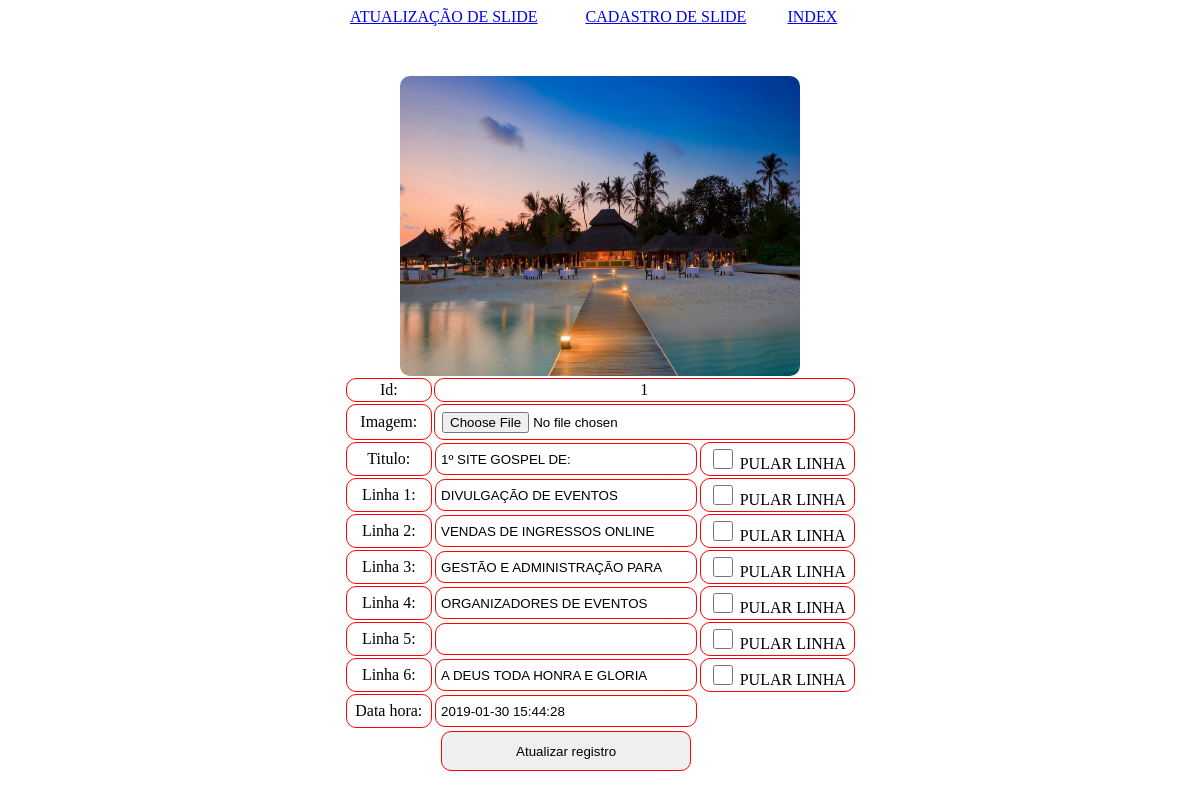
Screenshot of /slide1.php?recordID=1 with the database file from the repository.
### tables this page shows
CREATE TABLE `slaid_1` (
  `id` int(11) NOT NULL,
  `img` text NOT NULL,
  `titulo` text,
  `linha_1` text,
  `linha_2` text,
  `linha_3` text,
  `linha_4` text,
  `linha_5` text,
  `linha_6` text,
  `linha_7` text,
  `data_hora` timestamp NOT NULL DEFAULT CURRENT_TIMESTAMP
);

### slide1.php (the view, shortened to what this page needs)
<?php require_once('Connections/conexao.php'); ?><?php
if (!function_exists("GetSQLValueString")) {
function GetSQLValueString($theValue, $theType, $theDefinedValue = "", $theNotDefinedValue = "")
{
  $theValue = function_exists("mysql_real_escape_string") ? mysql_real_escape_string($theValue) : mysql_escape_string($theValue);
  switch ($theType) {
    case "long":
    case "int":
      $theValue = ($theValue != "") ? intval($theValue) : "NULL";
      break;
  }
  return $theValue;
}
}
$editFormAction = $_SERVER['PHP_SELF'];
if (isset($_SERVER['QUERY_STRING'])) {
  $editFormAction .= "?" . htmlentities($_SERVER['QUERY_STRING']);
}
$maxRows_DetailRS1 = 10;
$pageNum_DetailRS1 = 0;
$startRow_DetailRS1 = $pageNum_DetailRS1 * $maxRows_DetailRS1;
$colname_DetailRS1 = "-1";
if (isset($_GET['recordID'])) {
  $colname_DetailRS1 = $_GET['recordID'];
}
$query_DetailRS1 = sprintf("SELECT * FROM slaid_1 WHERE id = %s ORDER BY id DESC", GetSQLValueString($colname_DetailRS1, "int"));
$query_limit_DetailRS1 = sprintf("%s LIMIT %d, %d", $query_DetailRS1, $startRow_DetailRS1, $maxRows_DetailRS1);
$DetailRS1 = mysql_query($query_limit_DetailRS1, $conexao) or die(mysql_error());
$row_DetailRS1 = mysql_fetch_assoc($DetailRS1);
$maxRows_DetailRS2 = 5;
$pageNum_DetailRS2 = 0;
$startRow_DetailRS2 = $pageNum_DetailRS2 * $maxRows_DetailRS2;
$colname_DetailRS2 = "-1";
if (isset($_GET['recordID'])) {
  $colname_DetailRS2 = $_GET['recordID'];
}
$query_DetailRS2 = sprintf("SELECT * FROM slaid_1 WHERE id = %s ORDER BY id DESC", GetSQLValueString($colname_DetailRS2, "int"));
$query_limit_DetailRS2 = sprintf("%s LIMIT %d, %d", $query_DetailRS2, $startRow_DetailRS2, $maxRows_DetailRS2);
$DetailRS2 = mysql_query($query_limit_DetailRS2, $conexao) or die(mysql_error());
?><!DOCTYPE html PUBLIC "-//W3C//DTD XHTML 1.0 Transitional//EN" "http://www.w3.org/TR/xhtml1/DTD/xhtml1-transitional.dtd">
<html xmlns="http://www.w3.org/1999/xhtml">
<head>
</head>
<body>
<table width="500" border="0" align="center" cellpadding="0" cellspacing="0">
  <tr>
    <td><a href="lista_de_islides.php">ATUALIZAÇÃO DE SLIDE</a></td>
    <td><a href="indexCONFIG.php">CADASTRO DE SLIDE</a></td>
    <td><a href="index.PHP">INDEX</a></td>
  </tr>
</table>
<p>&nbsp;</p>
<table width="50%" border="0" align="center" cellpadding="0" cellspacing="0">
  <tr>
    <td align="center"><img src="Fotos/<?php echo $row_DetailRS1['img']; ?>" width="400" height="300" /></td>
  </tr>
</table>
<form action="<?php echo $editFormAction; ?>" method="post" name="form1" id="form1" enctype="multipart/form-data">
  <table width="513" align="center">
    <tr valign="baseline">
      <td width="100"  align="center" valign="middle" nowrap="nowrap" class="td">Id:</td>
      <td colspan="2" align="center" valign="middle"  class="td"><?php echo $row_DetailRS1['id']; ?></td>
    </tr>
    <tr valign="baseline">
      <td width="100" align="center" valign="middle" nowrap="nowrap" class="td">Imagem:</td>
      <td colspan="2" class="td" align="left" valign="middle"><input type="FILE" class="vasio" name="img" value="<?php echo htmlentities($row_DetailRS1['img'], ENT_COMPAT, 'utf-8'); ?>" size="32" /></td>
    </tr>
    <tr valign="baseline">
      <td width="100" align="center" valign="middle" nowrap="nowrap" class="td">Titulo:</td>
      <td width="250" align="center" valign="middle"><input type="text" id="resultado1" name="titulo" value="<?php echo htmlentities($row_DetailRS1['titulo'], ENT_COMPAT, 'utf-8'); ?>" size="32" /></td>
      <td class="td" width="250" align="center" valign="middle"><input class="ck" onclick="add1(value)" type="checkbox" value="&nbsp;" />
            PULAR LINHA </td>
    </tr>
    <tr valign="baseline">
      <td width="100" align="center" valign="middle" nowrap="nowrap"  class="td">Linha 1:</td>
      <td width="250" align="center" valign="middle"><input id="resultado2" type="text" name="linha_1" value="<?php echo htmlentities($row_DetailRS1['linha_1'], ENT_COMPAT, 'utf-8'); ?>" size="32" /></td>
      <td class="td"  width="250" align="center" valign="middle"><input class="ck" onclick="add2(value)" type="checkbox" value=" " />
      PULAR  LINHA </td>
    </tr>
    <tr valign="baseline">
      <td width="100"  align="center" valign="middle" nowrap="nowrap" class="td">Linha 2:</td>
      <td width="250" align="center" valign="middle"><input type="text" id="resultado3" name="linha_2" value="<?php echo htmlentities($row_DetailRS1['linha_2'], ENT_COMPAT, 'utf-8'); ?>" size="32" /></td>
      <td  class="td" width="250" align="center" valign="middle"><input class="ck" onclick="add3(value)" type="checkbox" value=" " />
      PULAR  LINHA </td>
    </tr>
    <tr valign="baseline">
      <td width="100"  align="center" valign="middle" nowrap="nowrap" class="td">Linha 3:</td>
      <td width="250" align="center" valign="middle"><input type="text" id="resultado4" name="linha_3" value="<?php echo htmlentities($row_DetailRS1['linha_3'], ENT_COMPAT, 'utf-8'); ?>" size="32" /></td>
      <td  class="td" width="250" align="center" valign="middle"><input class="ck" onclick="add4(value)" type="checkbox" value=" " />
      PULAR  LINHA </td>
    </tr>
    <tr valign="baseline">
      <td width="100" align="center" valign="middle" nowrap="nowrap"  class="td">Linha 4:</td>
      <td width="250" align="center" valign="middle"><input type="text" id="resultado5" name="linha_4" value="<?php echo htmlentities($row_DetailRS1['linha_4'], ENT_COMPAT, 'utf-8'); ?>" size="32" /></td>
      <td class="td"  width="250" align="center" valign="middle"><input class="ck" onclick="add5(value)" type="checkbox" value=" " />
      PULAR LINHA </td>
    </tr>
    <tr valign="baseline">
      <td width="100" align="center" valign="middle" nowrap="nowrap"  class="td">Linha 5:</td>
      <td width="250" align="center" valign="middle"><input type="text" id="resultado6" name="linha_5" value="<?php echo htmlentities($row_DetailRS1['linha_5'], ENT_COMPAT, 'utf-8'); ?>" size="32" /></td>
      <td class="td"  width="250" align="center" valign="middle"><input class="ck" onclick="add6(value)" type="checkbox" value=" " />
      PULAR LINHA </td>
    </tr>
    <tr valign="baseline">
      <td width="100" align="center" valign="middle" nowrap="nowrap"  class="td">Linha 6:</td>
      <td width="250" align="center" valign="middle"><input type="text" id="resultado7" name="linha_6" value="<?php echo htmlentities($row_DetailRS1['linha_6'], ENT_COMPAT, 'utf-8'); ?>" size="32" /></td>
      <td class="td"  width="250" align="center" valign="middle"><input class="ck" onclick="add7(value)" type="checkbox" value=" " />
      PULAR LINHA </td>
    </tr>
    <tr valign="baseline">
      <td width="100" align="center" valign="middle" nowrap="nowrap"  class="td">Data hora:</td>
      <td width="250" align="center" valign="middle"><input type="text" name="data_hora" value="<?php echo htmlentities($row_DetailRS1['data_hora'], ENT_COMPAT, 'utf-8'); ?>" size="32" /></td>
      <td width="250" align="center" valign="middle">&nbsp;</td>
    </tr>
    <tr valign="baseline">
      <td width="100" align="center" valign="middle" nowrap="nowrap">&nbsp;</td>
      <td width="250"  align="center" valign="middle"><input class="sub" type="submit" value="Atualizar registro" /></td>
      <td width="250"  align="center" valign="middle">&nbsp;</td>
    </tr>
  </table>
</form>
<p>&nbsp;</p>
</body>
</html><?php

### slide1.php (style rules this page uses)
img { border-radius:10px; }
input { border-radius:10px; border-color:#FF0000; border: solid #F00; height:20px; width:250px; border-width:1px; padding:5px; }
.ck { width:20px; }
.sub { height:40px; }
.td { border-radius:10px; border-color:#FF0000; border: solid #F00; height:20px; width:30px; border-width:1px; }
.vasio { border-color:transparent; }
body,td,th { font-family: "OpenSans Semibold"; font-size: 16px; }

### rows the page displays
slaid_1: img (picture), id "1", titulo "1º SITE GOSPEL DE:", linha_1 "DIVULGAÇÃO DE EVENTOS", linha_2 "VENDAS DE INGRESSOS ONLINE", linha_3 "GESTÃO E ADMINISTRAÇÃO PARA", linha_4 "ORGANIZADORES DE EVENTOS", linha_6 "A DEUS TODA HONRA E GLORIA", data_hora "2019-01-30 15:44:28"
